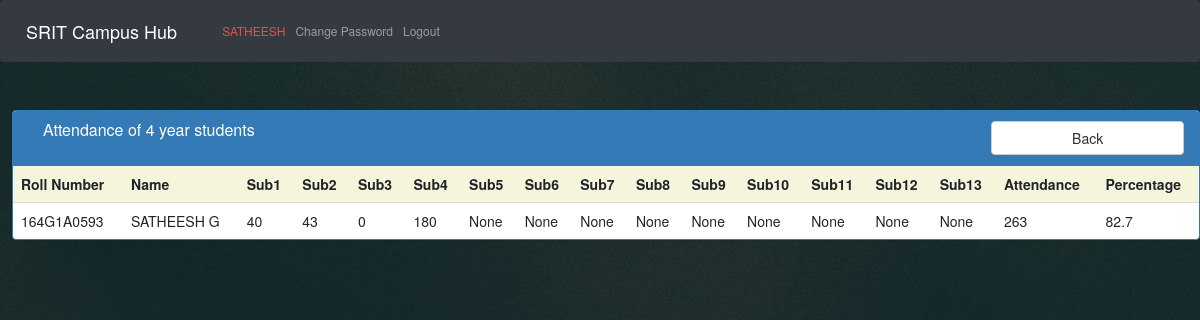
/attendance (signed in), run on the app's committed database.
### database.py (models this page shows)
class Attendance(Base):
    __tablename__ = 'attendance'
    sid = Column(Integer, primary_key=True)
    student_id = Column(String, ForeignKey('student_profile.sid'))
    student_profile = relationship("Student_Profile", foreign_keys=[student_id])
    student_name = Column(String)
    sub1 = Column(Integer)
    sub2 = Column(Integer)
    sub3 = Column(Integer)
    sub4 = Column(Integer)
    sub5 = Column(Integer)
    sub6 = Column(Integer)
    sub7 = Column(Integer)
    sub8 = Column(Integer)
    sub9 = Column(Integer)
    sub10 = Column(Integer)
    sub11= Column(Integer)
    sub12 = Column(Integer)
    sub13 = Column(Integer)
    sub14 = Column(Integer)
    attend=Column(Integer)
    attend_perc = Column(Integer)
    dept_id = Column(Integer, ForeignKey('departments.did'))
    year = Column(Integer)
    departments = relationship("Departments", foreign_keys=[dept_id])
    faculty_id = Column(String, ForeignKey('faculty.id'))
    councelor_id = Column(String, ForeignKey('faculty.id'))
    faculty = relationship("Faculty", foreign_keys=[faculty_id])
    councelor = relationship("Faculty", foreign_keys=[councelor_id])
    sem = Column(Integer)

### app.py (the view)
@app.route("/attendance")
def attendance():
    user_id = session['user']  # Assuming session['user'] holds the value for student_id
    result = db.query(Attendance).filter_by(student_id=user_id).all()
    return render_template("attendance.html",results=result)

### app.py (called while the page is built)
def disable_bound_value_tracking(dbapi_con, con_record):
    dbapi_con.execute('PRAGMA track_bound_values = OFF')

### templates/attendance.html (shortened to what this page needs)
{% include "nav.html" %}
<html>
    <head>
  <link rel="stylesheet" href="https://maxcdn.bootstrapcdn.com/bootstrap/3.4.1/css/bootstrap.min.css">
    </head>
<body style="background-image:url('/static/bg2.png');">
  <div class = "panel panel-primary" style="width: fit-content;margin-top: 4%;margin-left: 1%;">
    <div class = "panel-heading col-md-12">
       <h3 class = "panel-title col-md-6">Attendance of {{results[0].year}} year students
       </h3>
       <span class="col-md-4"></span>
       <a class="btn btn-default col-md-2" href="{{ url_for('dashboard') }}">Back</a>
    </div>
    <table class = "table">
       <tr style="background-color: beige;">
          <th>Roll Number</th>
          <th>Name</th>
          <th>Sub1</th>
          <th>Sub2</th>
          <th>Sub3</th>
          <th>Sub4</th>
          <th>Sub5</th>
          <th>Sub6</th>
          <th>Sub7</th>
          <th>Sub8</th>
          <th>Sub9</th>
          <th>Sub10</th>
          <th>Sub11</th>
          <th>Sub12</th>
          <th>Sub13</th>
          <th>Attendance</th>
          <th>Percentage</th>
       </tr>
        {% for result in results %}
       <tr>
     <td>{{ result.student_id }}</td>
     <td>{{ result.student_name }}</td>
     <td>{{ result.sub1 }}</td>
     <td>{{ result.sub2 }}</td>
     <td>{{ result.sub3 }}</td>
     <td>{{ result.sub4 }}</td>
     <td>{{ result.sub5 }}</td>
     <td>{{ result.sub6 }}</td>
     <td>{{ result.sub7 }}</td>
     <td>{{ result.sub8 }}</td>
     <td>{{ result.sub9 }}</td>
     <td>{{ result.sub10 }}</td>
     <td>{{ result.sub11}}</td>
     <td>{{ result.sub12 }}</td>
     <td>{{ result.sub13 }}</td>
     <td>{{ result.attend }}</td>
     <td>{{ result.attend_perc }}</td>
       </tr>
       {% endfor %}
    </table>
 </div>
</body>
    </html>

### templates/nav.html (shortened to what this page needs)
<!DOCTYPE html>
<html lang="en">
<head>
  <link href="https://maxcdn.bootstrapcdn.com/bootstrap/4.5.2/css/bootstrap.min.css" rel="stylesheet">
</head>
<body>
   {% if 'user' in session %}
<nav class="navbar navbar-expand-lg navbar-dark bg-dark">
  <a class="navbar-brand" href="{{ url_for('dashboard') }}">SRIT Campus Hub</a>
  <div class="collapse navbar-collapse" id="navbarNav">
    <ul class="navbar-nav ml-auto">
      <li class="nav-item  active">
         {% if 'user' in session %}
        <a class="nav-link" style="text-transform: uppercase;color: #f14b4b;">{{session['namet']}}</a>
      </li>
      <li class="nav-item">
         <a class="nav-link" href="{{url_for('changepass')}}">Change Password <span class="sr-only">(current)</span></a>
       </li>
      <li class="nav-item">
        <a class="nav-link" href="{{ url_for('logout') }}">Logout</a>
      </li>
      {% endif %}
    </ul>
  </div>
</nav>
{% endif %}
</body>
</html>

### templates/nav.html (style rules this page uses)
.navbar { min-height: 30px; padding: 5px 10px; }
.navbar-brand, .navbar-nav .nav-link { font-size: 12px; padding-top: 2px; padding-bottom: 2px; }

### data on the page
Attendance: year "4", student_id "164G1A0593", student_name "SATHEESH G", sub1 "40", sub2 "43", sub3 "0", sub4 "180", sub5 "None", sub6 "None", sub7 "None", sub8 "None", sub9 "None", sub10 "None", sub11 "None", sub12 "None", sub13 "None", attend "263", attend_perc "82.7"

### other printed values
{{ session['namet'] }} "SATHEESH"
